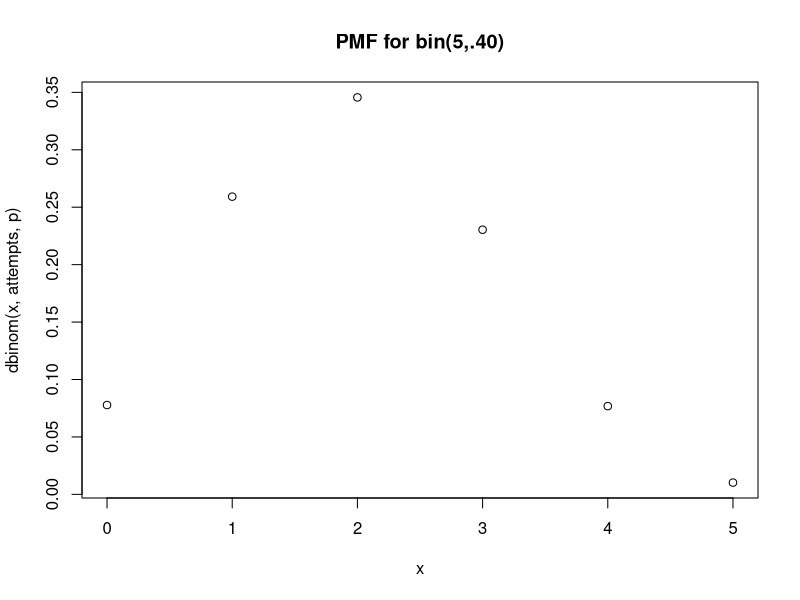
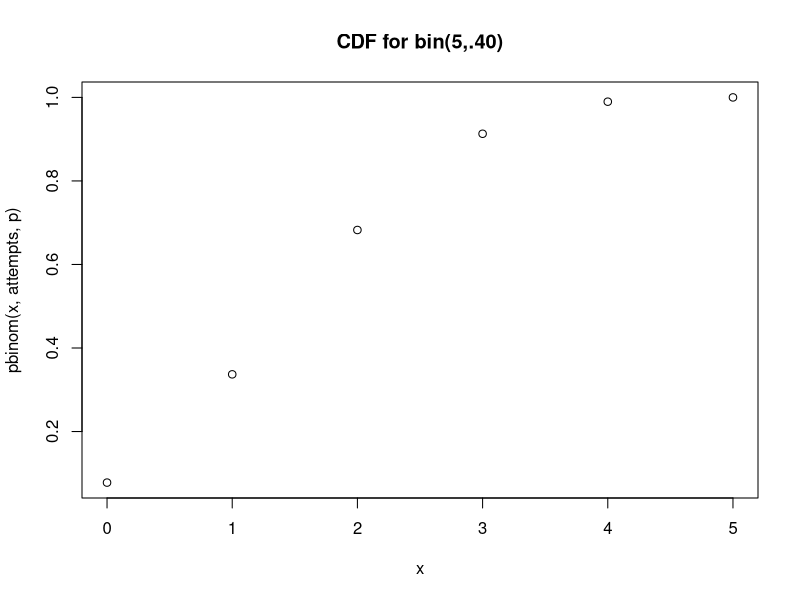
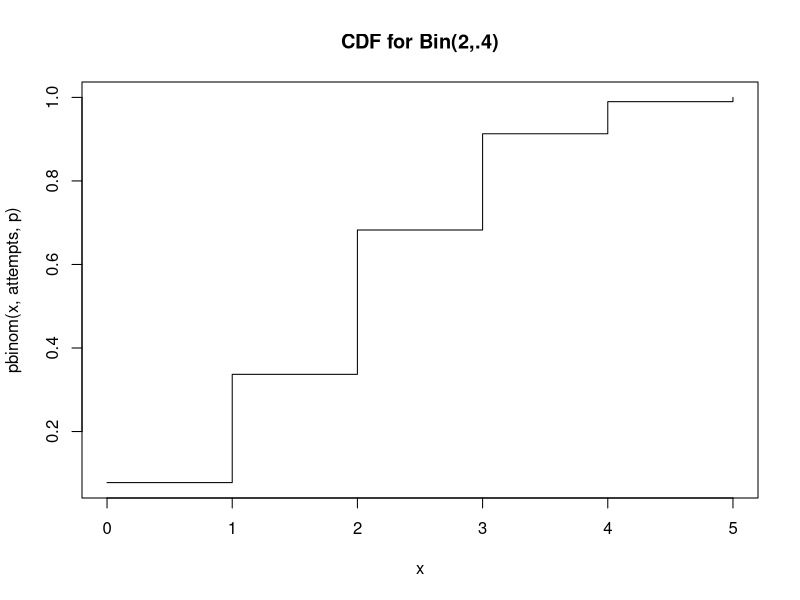
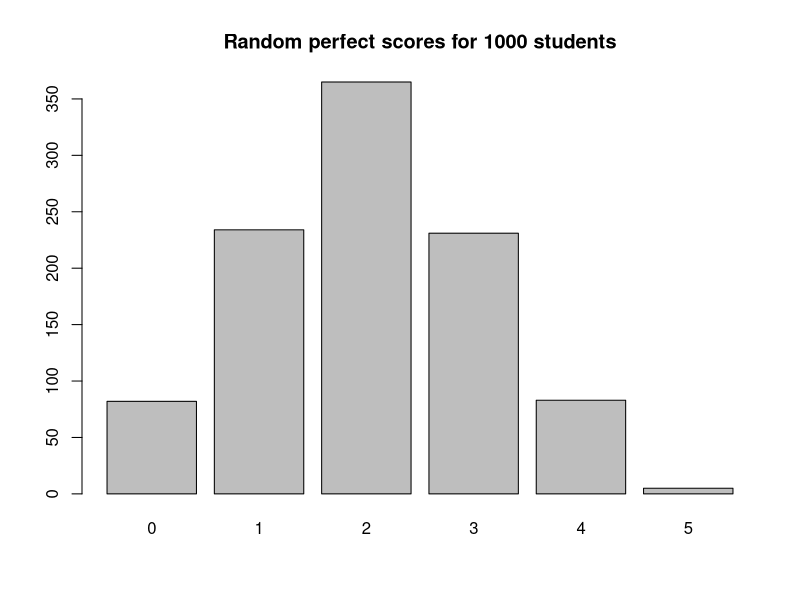
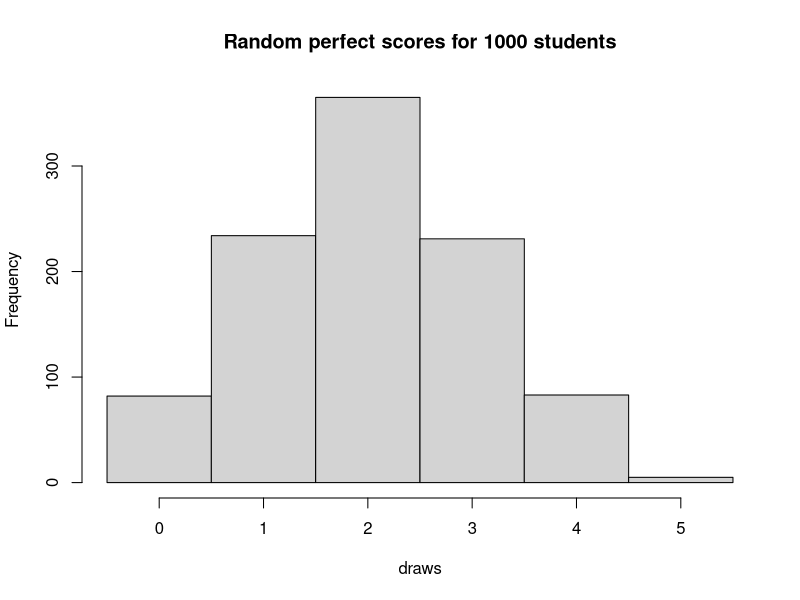
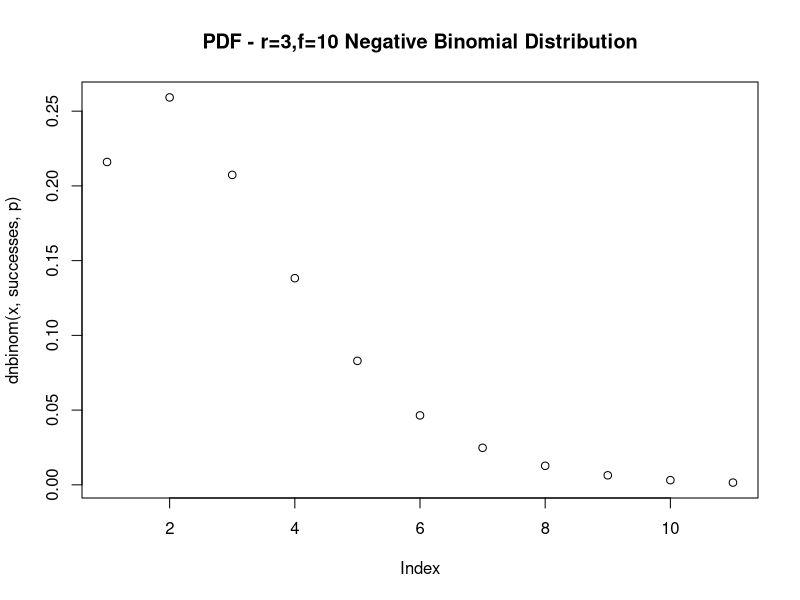
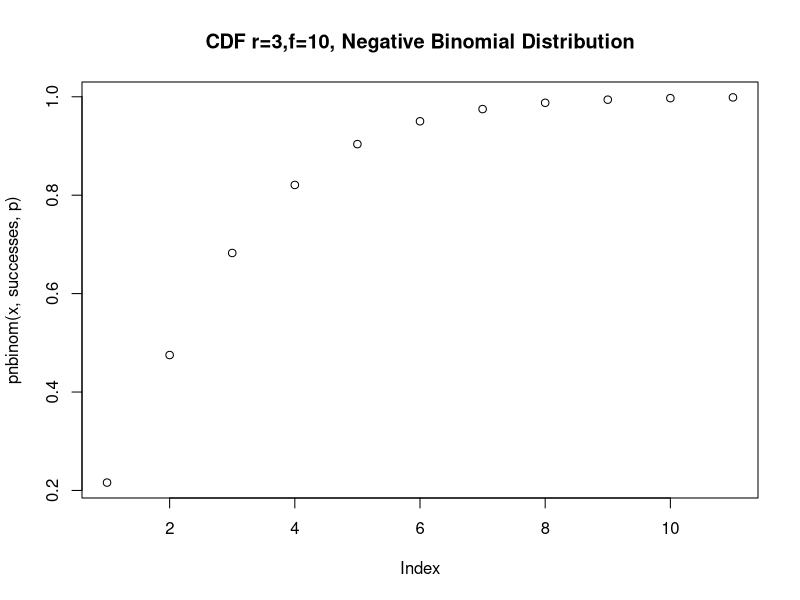
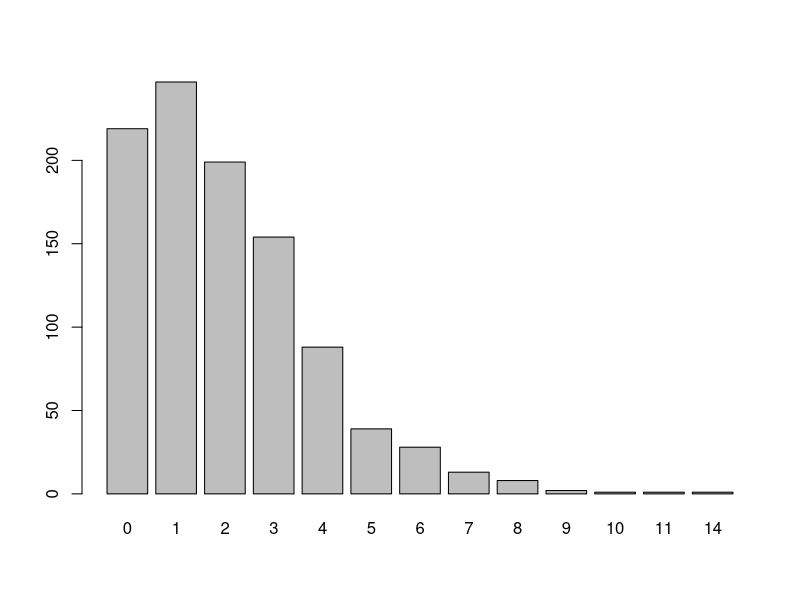

Source code (R) for these figures, in order:
## ---- chunk 1

# Probability of success
p <- .40
# number of attempts / trials
attempts <-5
# number of successes
successes <- 5

bi<-dbinom(successes,attempts,p)

# Probability Mass Function - shows the distribution of successes
x <- 0:attempts
paste('Probability of 5 perfect scores is',bi)
plot(x,dbinom(x,attempts,p),main = "PMF for bin(5,.40)")
plot(x,pbinom(x,attempts,p),main = "CDF for bin(5,.40)")

## ---- chunk 2
# Probability of success
p<- .40
# number of attempts / trials
attempts<-5
# number of successes
successes <- 2
bi2 <- dbinom(successes,attempts,p)

# Calculation by formula
# Equation: f(x) = {n x} p^x(1-p)^(n-x)
paste('Probability of exactly two perfect scores is ', bi2 )

## ---- chunk 3
# n = attempts 
n <- 5
# p = Probability
p<- .4
# number of attempts / trials
x<- 2

# Binomial manual Calculation
fx <- choose(n,x)* (p**x) * ((1-p)**(n-x))

paste("f(2) is ",fx)

## ---- chunk 4

# P(X > 1)  at least 2 successes
# Same as  1 - P(X <= 1)
# 1 - pbinom(1, size = n, prob = p)
# or
# sum(dbinom(2:n, size = n, prob = p))


# Probability of success
p<- .40
# number of attempts / trial
attempts<- 5

# number of successes
successes <- 1


cdf<-1- pbinom(successes,attempts,p)
# check
# sum(dbinom(2:n, size = n, prob = p))

paste("Probability of at least 2 perfect scores is ",cdf)
x<- 0:attempts
# CDF Plot
plot(x,pbinom(x,attempts,p),type = "s",main = "CDF for Bin(2,.4)")
## ---- chunk 5
# Probability of success
p<- .40
n<- 5
successes<- 5
# draw 1000 students
draws <- rbinom(1000,size = n, prob = p)
barplot(table(draws),main = "Random perfect scores for 1000 students")

br<- (0:(n+1)) - .5
hist(draws,br,main = "Random perfect scores for 1000 students")

## ---- chunk 6


## ---- chunk 7
# Need 3 perfect scores - will max 10 fails before quitting.
# Probability
p<- .60
# Number of success as 'r'
successes<- 3
# number of failures
fails <- 10
# this is the negative binomial distribution. failures before a success.

# args are usually (success, attempts, prob) this time..fails 
(dnbinom(fails,successes,p))

x <- 0:fails
plot(dnbinom(x,successes,p),main = "PDF - r=3,f=10 Negative Binomial Distribution")

plot(pnbinom(x,successes,p),main = "CDF r=3,f=10, Negative Binomial Distribution")

## ---- chunk 8
successes <- 3
fails <- 4
p <- .6

dnb <- dnbinom(fails,successes,p)
paste('Probability of three perfect scores with 4 failures is',dnb)
## ---- chunk 9
# cannot get the example neg binomial by hand using matrix mult 
# Left the args as r,x,p for a simplified choose equation

r <- 3 # successes
x <- 4 # fails
p <- .6
# f(4)
choose(6,2) * (.6**3) * ((1-.6)**4)
choose((r+x)-1,r-1) * (p**r)* ((1-p)**x)

#Check
#dnbinom(4,3,.6) == choose(6,2) * (.6**3) * ((1-p)**4)


## ---- chunk 10
# Apply the CDF here
# P(X <= 4)   at most 4 failures
r <- 3
fails <- 4
p <- .6
cd <- pnbinom(fails,r,p)
paste('Probability of 3 Perfect scores with at most 4 failures:',cd)
## ---- chunk 11
r <- 3
fails <- 4
p <- .6
x <- rnbinom(1000, size = r, prob = p)
barplot(table(x))

## ---- chunk 12
M <- 60    # Of interest
N <- 40    # Not of interest
K <- 20    # Sample Size


## ---- chunk 13
M <- 60    # Of interest
N <- 40    # Not of interest
K <- 20    # Sample Size
dhyper(20, m = M, n = N, k = K)
pmf <-  dhyper(0:K,m=M,n=N,k=K)
pmf
plot(pmf)


## ---- chunk 14
# Review this portion - I don't know
M <- 60    # Of interest
N <- 40    # Not of interest
K <- 20    # Sample Size
phyper(10,m=M,n=N,k=K)
cdf <-  phyper(0:K,m=M,n=N,k=K)
cdf
plot(cdf)





## ---- chunk 15
# P(X = 10)   10 questions of interest out of 20

a <- choose(M,10) * choose(N,10) / choose(M+N, 20)
paste("The probability that a student will have exactly 10 multiple choice quesions out of 20 is ",a)
## ---- chunk 16
# P(X > 2)   at least 3 faulty chips

1 - phyper(2, m = M, n = N, k = K)
# or
phyper(2, m = M, n = N, k = K, lower.tail = FALSE)

## ---- chunk 17
x <- rhyper(1000, m = M, n = N, k = K )
barplot(table(x),main = 'Hypergeometric')

## ---- chunk 18
# On average 10 questions per day for prof
lmda <- 10
## ---- chunk 19
dp <- dpois(8,lambda = lmda)
paste("Probability of exactly 8 questions per day : ",dp)
## ---- chunk 20
pp <- ppois(8,lambda = lmda)
paste("Probability of at most 8 questions per day : ",pp)
## ---- chunk 21
pinc <- ppois(12,lambda = lmda) - ppois(5,lambda = lmda)
paste("Probability of 6-12 questions inclusive is : ",pinc)

## ---- chunk 22
pmf <-  dpois(0:20,lambda = lmda)
plot(0:20,pmf)
## ---- chunk 23
rpois(50, lambda = lmda)

x <- rpois(1000, lambda = lmda)                         
plot(table(x))
barplot(table(x))
boxplot(x)
paste("From looking at the box and bar plots you can infer that there are three high outliers, the average number of questions would be about 11 questions per day")

## ---- chunk 24
# Ave day $100, standard dev. = $10
# Remember 68,95,99
mu <- 100
sigma <- 10

## ---- chunk 25
# Ave day $100, standard dev. = $10
# Remember 68,95,99
#x <- seq(0,200,1)
mu <- 100
sigma <- 10
x <- seq(mu-3*sigma,mu+3*sigma,.1)


pdf.1 <- dnorm(x,mu,sigma)
plot(x,pdf.1,type = "l",col="red")
     axis(side = 1, at = c(mu-3*sigma,mu-2*sigma,mu-sigma,mu,mu+sigma,mu+2*sigma,mu+3*sigma), 
      labels = TRUE) 

## ---- chunk 26
mu <- 100
sigma <- 10

# Chance of spending more than $120  so this should be 100 + 2 sigma
# upper bound
ub <- 1- pnorm(mu + 2*sigma, mu ,sigma)

paste("Chance of someone spending more than $120 is ", ub)
## ---- chunk 27
mu <- 100
sigma <- 10
# Spending between 80 and 90 dollars
b <- pnorm(90,mu,sigma) - pnorm(80,mu,sigma)
paste("Probability of someone spending between $80 and 90$ is ",b)
## ---- chunk 28
mu <- 100
sigma <- 10

# Spending between 1 STD, 2 STD and 3 STD
# should be roughly 68, 95 and 99
std3 <- pnorm(mu + 3*sigma, mean = mu, sd = sigma) -
 pnorm(mu - 3*sigma, mean = mu, sd = sigma)
paste("Chance of spending with 3 STD: ",std3)
 
std2 <- pnorm(mu + 2*sigma, mean = mu, sd = sigma) -
 pnorm(mu - 2*sigma, mean = mu, sd = sigma)
paste("Chance of spending with 2 STD: ",std2)

std1 <- pnorm(mu + sigma, mean = mu, sd = sigma) -
 pnorm(mu - sigma, mean = mu, sd = sigma)
paste("Chance of spending with 1 STD: ",std1)


#100* (pnorm(c(1,2,3)) - pnorm(c(-1,-2,-3)))

## ---- chunk 29
# ? took a while to figure this .
#todo format for $
upperLimit <- qnorm(.90,100,10)
lowerLimit <- qnorm(.10,100,10)
paste("The middle 90% of the money will be spent between $",lowerLimit," and $",upperLimit)

## ---- chunk 30
sp <- qnorm(.95,mean=100,sd=10)
# todo: format for $
paste("The minimum you must spend to get a shirt is $",sp)
## ---- chunk 31
y <- rnorm(10000, mean = 100, sd = 10)
y <- round(y)
#table(y)
plot(table(y), type="h")
